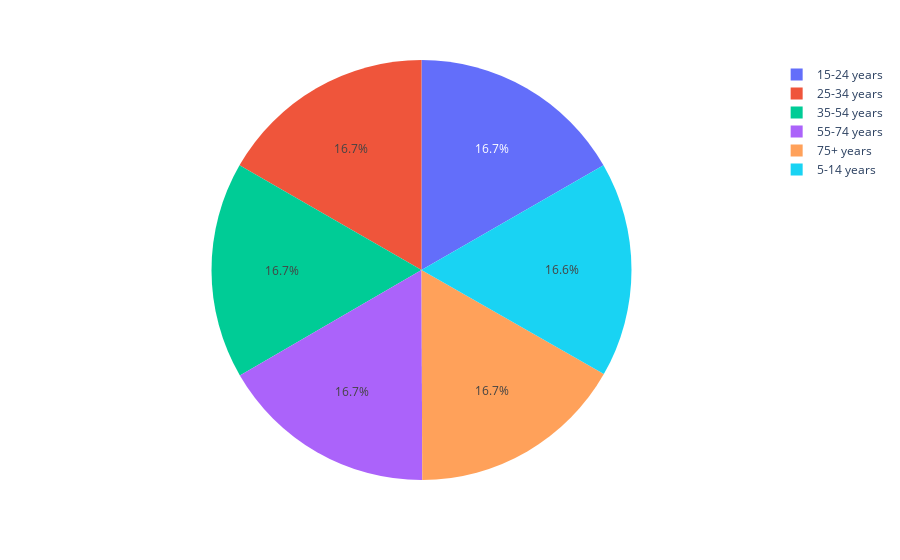

The notebook cell this image was saved under:
### Code cell
# Data from 20th Century.
age=data.groupby('age').size().reset_index(name='nos').sort_values('nos',ascending=False)
px.pie(age,names='age',values='nos')

### Figure 1 — Plotly figure (JSON) as saved in the notebook; plotly's stock layout.template omitted (floating-point values rounded to 4 significant figures)
{"data": [{"domain": {"x": [0, 1], "y": [0, 1]}, "hovertemplate": "age=%{label}<br>nos=%{value}<extra></extra>", "labels": ["15-24 years", "25-34 years", "35-54 years", "55-74 years", "75+ years", "5-14 years"], "legendgroup": "", "name": "", "showlegend": true, "type": "pie", "values": [4642, 4642, 4642, 4642, 4642, 4610]}], "layout": {"legend": {"tracegroupgap": 0}, "margin": {"t": 60}}}
